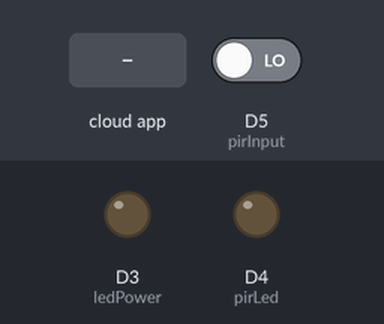
This sketch was run on a simulated ESP8266 (NodeMCU). On the bench: output pins drawn as LEDs (lit = HIGH). The test bench sets the inputs (shaded band); at power-on: D5 (pirInput) LOW. WiFi joins after 1.5 s; servers stay silent unless stated; the Firebase database answers and starts empty; what the sketch prints to the serial monitor is not drawn.

Above: at 2.7 s.
2.8 s: the phone or cloud app sets ledStatus to 1
At 6.1 s:
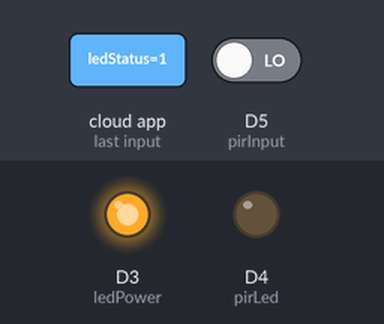
7.3 s: D5 (pirInput) driven HIGH
At 10.6 s:
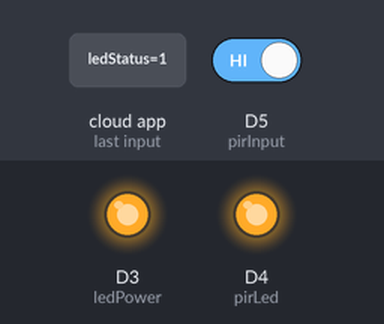
11.6 s: the phone or cloud app sets ledStatus to 0
At 15.1 s:
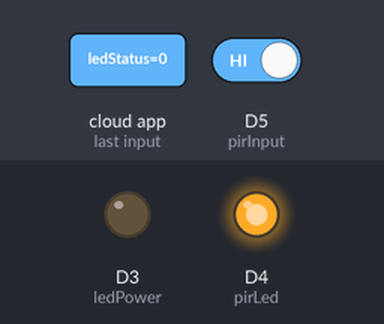
15.9 s: D5 (pirInput) driven LOW
At 19.5 s:
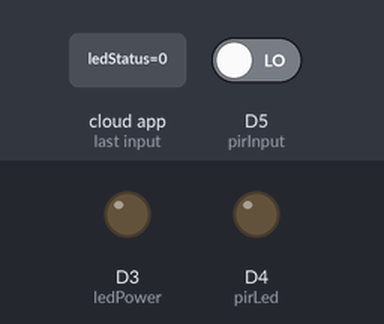
Timing chart, 0 to 21.0 s (numbered marks = the images above; inputs shaded):
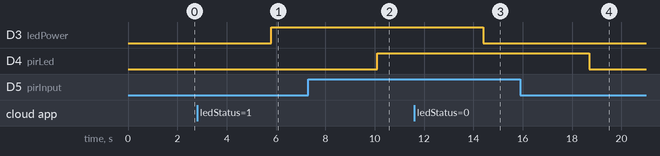

Measured:
- after the input at 2.8 s, D3 (ledPower): LOW → HIGH after 3.0 s
- after the input at 7.3 s, D4 (pirLed): LOW → HIGH after 2.8 s
- after the input at 11.6 s, D3 (ledPower): HIGH → LOW after 2.8 s
- after the input at 15.9 s, D4 (pirLed): HIGH → LOW after 2.8 s

The sketch:

iot.ino
```cpp
#include<FirebaseArduino.h>
#include <ArduinoJson.h>
#include<ESP8266WiFi.h>
#define WIFI_SSID  "aplus_engineering"
#define WIFI_PASSWORD "mark@12345"
#define FIREBASE_HOST "dhniot.firebaseio.com"
#define FIREBASE_AUTH "WESdLN84wBtL8S20BVt36rWTBov2W2EEMsvyeNj5"


int ledPower = D3;
int fanPower = D0;
int tvPower = D1;
int acPower = D2;

///code for pir sensor
int pirLed = D4;
int pirInput = D5;
int pir;

void setup() {
  // put your setup code here, to run once:

  Serial.begin(9600);

  WiFi.begin(WIFI_SSID, WIFI_PASSWORD);
  Serial.print("Connecting");
  while(WiFi.status() != WL_CONNECTED)
  {
    Serial.print(".");
    delay(500);
  }

  Serial.println();
  Serial.print("connected");
  Serial.println(WiFi.localIP());


  Firebase.begin(FIREBASE_HOST, FIREBASE_AUTH);
  pinMode(ledPower, OUTPUT);
  pinMode(fanPower, OUTPUT);
  pinMode(acPower, OUTPUT);
  pinMode(tvPower, OUTPUT);

//  /code for pir sensor
pinMode(pirInput,INPUT);
pinMode(pirLed, OUTPUT);

}

void loop() {
  // put your main code here, to run repeatedly:

  int fanStatus = Firebase.getInt("fanStatus");
  Serial.print("Fan Status :");
  Serial.println(fanStatus);
  delay(2000);
  if(fanStatus == 1)
  {
    digitalWrite(fanPower, HIGH);
  }
  else
  {
    digitalWrite(fanPower, LOW);
  }

//  code for led
  int ledStatus = Firebase.getInt("ledStatus");
  Serial.print("LED Status :");
  Serial.println(ledStatus);
  delay(2000);

  if(ledStatus == 1)
  {
    digitalWrite(ledPower, HIGH);

  }
  else
  {
      digitalWrite(ledPower, LOW);
  }


//  code for tv
  int tvStatus = Firebase.getInt("tvStatus");
  Serial.print("TV Status : ");
  Serial.println(tvStatus);
  delay(2000);
  if(tvStatus == 1)
  {
    digitalWrite(tvPower, HIGH);
  }
  else
  {
    digitalWrite(tvPower, LOW);
  }

//  code for ac

  int acStatus = Firebase.getInt("acStatus");
  Serial.print("AC Status : ");
  Serial.println(acStatus);
  Serial.println("\n\n");
  delay(2000);
  if(acStatus == 1)
  {
    digitalWrite(acPower, HIGH);
  }
  else
  {
    digitalWrite(acPower, LOW);
  }


/// code for pir
pir = digitalRead(pirInput);
if(pir == 1)
{
  digitalWrite(pirLed, HIGH);
}
else
{
  digitalWrite(pirLed, LOW);
}

}
```
